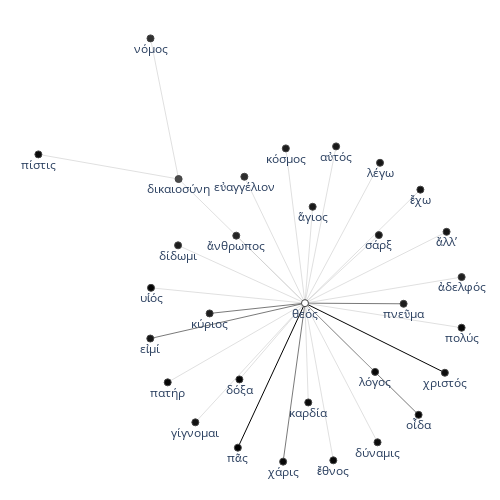

Notebook cell for this chart:
### Code cell
configure_plotly_browser_state()
fig.show()

### Figure 1 — Plotly figure (JSON) as saved in the notebook; plotly's stock layout.template omitted (floating-point values rounded to 4 significant figures)
{"data": [{"line": {"color": "#000000", "width": 1}, "mode": "lines", "type": "scatter", "x": [0.04341, -0.2193, null, 0.04341, 0.5909, null], "y": [-0.0423, -0.6034, null, -0.0423, -0.3126, null]}, {"line": {"color": "#404040", "width": 0.7}, "mode": "lines", "type": "scatter", "x": [0.4294, 0.04341, null, -0.5619, 0.04341, null, -0.3298, 0.04341, null, 0.04341, -0.04207, null, 0.04341, 0.4881, null], "y": [-0.04479, -0.0423, null, -0.1796, -0.0423, null, -0.0822, -0.0423, null, -0.0423, -0.6576, null, -0.0423, -0.476, null]}, {"line": {"color": "#C0C0C0", "width": 0.5}, "mode": "lines", "type": "scatter", "x": [0.6565, 0.04341, null, 0.5976, 0.04341, null, 0.3325, 0.04341, null, 0.495, 0.04341, null, 0.3371, 0.04341, null, 0.1652, 0.04341, null, 0.07343, 0.04341, null, -0.5612, -0.4512, null, -0.03154, 0.04341, null, -0.1938, 0.04341, null, -0.2255, 0.04341, null, -0.4533, 0.04341, null, -0.4512, -1, null, -0.4512, 0.04341, null, 0.04341, -0.5592, null, 0.04341, 0.05631, null, 0.04341, -0.4938, null, 0.04341, -0.3856, null, 0.04341, -0.2131, null, 0.04341, 0.1543, null, 0.04341, 0.3274, null, 0.04341, 0.3179, null, 0.04341, 0.6563, null], "y": [0.05888, -0.0423, null, 0.2346, -0.0423, null, 0.222, -0.0423, null, 0.3985, -0.0423, null, 0.5027, -0.0423, null, 0.5664, -0.0423, null, 0.3319, -0.0423, null, 0.9857, 0.4396, null, 0.5586, -0.0423, null, 0.4486, -0.0423, null, 0.2198, -0.0423, null, 0.1822, -0.0423, null, 0.4396, 0.5353, null, 0.4396, -0.0423, null, -0.0423, 0.0172, null, -0.0423, -0.4279, null, -0.0423, -0.3498, null, -0.0423, -0.505, null, -0.0423, -0.3384, null, -0.0423, -0.6526, null, -0.0423, -0.5826, null, -0.0423, -0.3093, null, -0.0423, -0.1377, null]}, {"hoverinfo": "text", "hovertext": ["12", "9", "9", "8", "9", "10", "10", "16", "11", "11", "15", "13", "11", "9", "22", "6", "11", "85", "4", "6", "5", "8", "4", "3", "5", "5", "7", "5", "4", "7", "5"], "marker": {"color": [12, 9, 9, 8, 9, 10, 10, 16, 11, 11, 15, 13, 11, 9, 22, 6, 11, 85, 4, 6, 5, 8, 4, 3, 5, 5, 7, 5, 4, 7, 5], "colorbar": {"thickness": 15, "title": {"side": "right", "text": "degree"}, "xanchor": "left"}, "colorscale": [[0, "rgb(255,255,255)"], [0.125, "rgb(240,240,240)"], [0.25, "rgb(217,217,217)"], [0.375, "rgb(189,189,189)"], [0.5, "rgb(150,150,150)"], [0.625, "rgb(115,115,115)"], [0.75, "rgb(82,82,82)"], [0.875, "rgb(37,37,37)"], [1, "rgb(0,0,0)"]], "line": {"width": 1}, "reversescale": true, "showscale": false, "size": 7}, "mode": "markers+text", "text": ["ἀδελφός", "ἄλλʼ", "σάρξ", "ἔχω", "λέγω", "αὐτός", "ἅγιος", "νόμος", "πνεῦμα", "κόσμος", "εὐαγγέλιον", "ἄνθρωπος", "δίδωμι", "εἰμί", "δικαιοσύνη", "πίστις", "κύριος", "θεός", "υἱός", "καρδία", "πατήρ", "γίγνομαι", "δόξα", "πᾶς", "χάρις", "ἔθνος", "δύναμις", "λόγος", "οἶδα", "χριστός", "πολύς"], "textposition": "bottom center", "type": "scatter", "x": [0.6565, 0.5976, 0.3325, 0.495, 0.3371, 0.1652, 0.07343, -0.5612, 0.4294, -0.03154, -0.1938, -0.2255, -0.4533, -0.5619, -0.4512, -1, -0.3298, 0.04341, -0.5592, 0.05631, -0.4938, -0.3856, -0.2131, -0.2193, -0.04207, 0.1543, 0.3274, 0.3179, 0.4881, 0.5909, 0.6563], "y": [0.05888, 0.2346, 0.222, 0.3985, 0.5027, 0.5664, 0.3319, 0.9857, -0.04479, 0.5586, 0.4486, 0.2198, 0.1822, -0.1796, 0.4396, 0.5353, -0.0822, -0.0423, 0.0172, -0.4279, -0.3498, -0.505, -0.3384, -0.6034, -0.6576, -0.6526, -0.5826, -0.3093, -0.476, -0.3126, -0.1377]}, {"hoverinfo": "text", "marker": {"opacity": 0}, "mode": "markers", "opacity": 0, "text": ["29", "34", "30", "30", "24", "27", "30", "16", "50", "27", "30", "39", "28", "91", "25", "26", "69", "25", "24", "36", "46", "30", "97", "48", "26", "25", "33", "47", "136", "33"], "type": "scatter", "x": [0.3499, 0.3205, 0.188, 0.2692, 0.1903, 0.1043, 0.05842, -0.5062, 0.2364, 0.005938, -0.07522, -0.09103, -0.2049, -0.2592, -0.7256, -0.2039, -0.1432, -0.2579, 0.04986, -0.2252, -0.1711, -0.08486, -0.08792, 0.0006709, 0.09888, 0.1854, 0.1807, 0.2658, 0.3171, 0.3499], "y": [0.008291, 0.09617, 0.08984, 0.1781, 0.2302, 0.262, 0.1448, 0.7127, -0.04355, 0.2582, 0.2031, 0.08873, 0.06994, -0.111, 0.4875, 0.1986, -0.06225, -0.01255, -0.2351, -0.1961, -0.2737, -0.1903, -0.3229, -0.35, -0.3475, -0.3125, -0.1758, -0.2591, -0.1774, -0.09001]}], "layout": {"autosize": false, "height": 500, "hovermode": "closest", "margin": {"b": 10, "l": 10, "r": 10, "t": 10}, "plot_bgcolor": "rgba(0,0,0,0)", "showlegend": false, "title": {"font": {"size": 16}}, "width": 500, "xaxis": {"showgrid": false, "showticklabels": false, "zeroline": false}, "yaxis": {"showgrid": false, "showticklabels": false, "zeroline": false}}}
